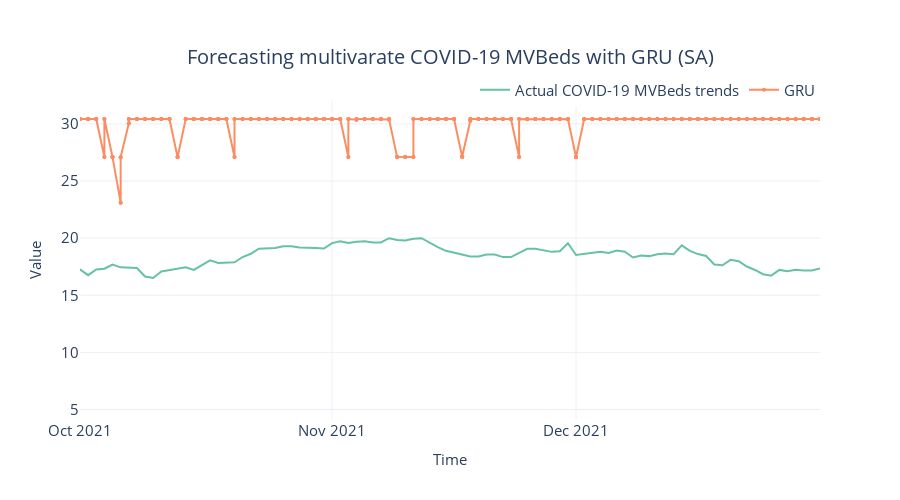

Notebook code for this chart:
### Code cell
# Plotting the forecast
fig = plot_forecast(
    pred_df,
    forecast_columns=[f"{algorithm_name} (SA)"],
    forecast_display_names=[algorithm_name],
)

title = f"Forecasting multivarate COVID-19 MVBeds with {algorithm_name} (SA)"

fig = format_plot(fig, title=title)
fig.update_xaxes(
    type="date", range=["2021-10-01", "2021-12-31"], dtick="M1", tickformat="%b %Y"
)

save_path = f"images/forecast_multivarate_{algorithm_name}_sa.png"
# pio.write_image(fig, save_path)
fig.show()

### Figure 1 — Plotly figure (JSON) as saved in the notebook; plotly's stock layout.template omitted (floating-point values rounded to 4 significant figures; data arrays with more than 128 entries replaced by an {"elided": "..."} marker saying what was removed)
{"data": [{"line": {"color": "rgb(102,194,165)", "width": 2}, "marker": {"opacity": 0.5, "size": 6}, "mode": "lines", "name": "Actual COVID-19 MVBeds trends", "type": "scatter", "x": {"elided": "840 str values"}, "y": {"elided": "840 float values"}}, {"line": {"color": "rgb(252,141,98)", "width": 2}, "marker": {"size": 4}, "mode": "lines+markers", "name": "GRU", "type": "scatter", "x": {"elided": "840 str values"}, "y": {"elided": "840 float values"}}], "layout": {"autosize": false, "height": 500, "legend": {"font": {"size": 15}, "orientation": "h", "title": {}, "x": 1, "xanchor": "right", "y": 0.98, "yanchor": "bottom"}, "title": {"font": {"size": 20}, "text": "Forecasting multivarate COVID-19 MVBeds with GRU (SA)", "x": 0.5, "xanchor": "center", "yanchor": "top"}, "width": 900, "xaxis": {"dtick": "M1", "range": ["2021-10-01", "2021-12-31"], "tickfont": {"size": 15}, "tickformat": "%b %Y", "title": {"font": {"size": 15}, "text": "Time"}, "type": "date"}, "yaxis": {"tickfont": {"size": 15}, "title": {"font": {"size": 15}, "text": "Value"}}}}
